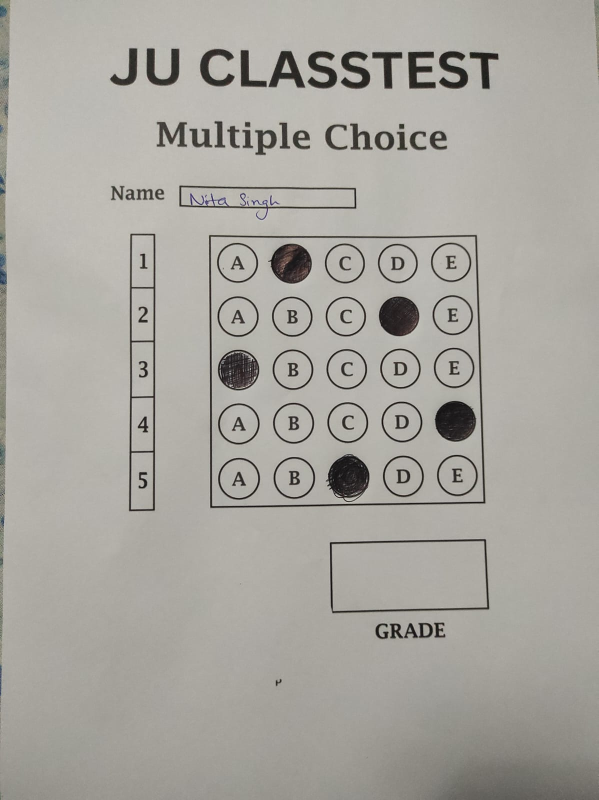
#> input picture img-1.jpeg, 1197 x 1600 px, given in place of the camera (shown at 1/2 size)
$ python OMR_Main.py
#> lines starting #> are read from the running program, lines starting #| are printed output that depends on the picture; after the words box and inside, x2 and y2 are one past the last pixel; in counts of white or black regions, pixels touching at a corner belong together
### utlis.py
import cv2
import numpy as np

## TO STACK ALL THE IMAGES IN ONE WINDOW
def stackImages(imgArray,scale,lables=[]):
    rows = len(imgArray)
    cols = len(imgArray[0])
    rowsAvailable = isinstance(imgArray[0], list)
    width = imgArray[0][0].shape[1]
    height = imgArray[0][0].shape[0]
    if rowsAvailable:
        for x in range ( 0, rows):
            for y in range(0, cols):
                imgArray[x][y] = cv2.resize(imgArray[x][y], (0, 0), None, scale, scale)
                if len(imgArray[x][y].shape) == 2: imgArray[x][y]= cv2.cvtColor( imgArray[x][y], cv2.COLOR_GRAY2BGR)
        imageBlank = np.zeros((height, width, 3), np.uint8)
        hor = [imageBlank]*rows
        hor_con = [imageBlank]*rows
        for x in range(0, rows):
            hor[x] = np.hstack(imgArray[x])
            hor_con[x] = np.concatenate(imgArray[x])
        ver = np.vstack(hor)
        ver_con = np.concatenate(hor)
    else:
        for x in range(0, rows):
            imgArray[x] = cv2.resize(imgArray[x], (0, 0), None, scale, scale)
            if len(imgArray[x].shape) == 2: imgArray[x] = cv2.cvtColor(imgArray[x], cv2.COLOR_GRAY2BGR)
        hor= np.hstack(imgArray)
        hor_con= np.concatenate(imgArray)
        ver = hor
    if len(lables) != 0:
        eachImgWidth= int(ver.shape[1] / cols)
        eachImgHeight = int(ver.shape[0] / rows)
        #print(eachImgHeight)
        for d in range(0, rows):
            for c in range (0,cols):
                cv2.rectangle(ver,(c*eachImgWidth,eachImgHeight*d),(c*eachImgWidth+len(lables[d][c])*13+27,30+eachImgHeight*d),(255,255,255),cv2.FILLED)
                cv2.putText(ver,lables[d][c],(eachImgWidth*c+10,eachImgHeight*d+20),cv2.FONT_HERSHEY_COMPLEX,0.7,(255,0,255),2)
    return ver

def reorder(myPoints):

    myPoints = myPoints.reshape((4, 2)) # REMOVE EXTRA BRACKET
    print(myPoints)
    myPointsNew = np.zeros((4, 1, 2), np.int32) # NEW MATRIX WITH ARRANGED POINTS
    add = myPoints.sum(1)
    print(add)
    print(np.argmax(add))
    myPointsNew[0] = myPoints[np.argmin(add)]  #[0,0]
    myPointsNew[3] =myPoints[np.argmax(add)]   #[w,h]
    diff = np.diff(myPoints, axis=1)
    myPointsNew[1] =myPoints[np.argmin(diff)]  #[w,0]
    myPointsNew[2] = myPoints[np.argmax(diff)] #[h,0]

    return myPointsNew

def rectContour(contours):

    rectCon = []
    max_area = 0
    for i in contours:
        area = cv2.contourArea(i)
        if area > 50:
            peri = cv2.arcLength(i, True)
            approx = cv2.approxPolyDP(i, 0.02 * peri, True)
            if len(approx) == 4:
                rectCon.append(i)
    rectCon = sorted(rectCon, key=cv2.contourArea,reverse=True)
    #print(len(rectCon))
    return rectCon

def getCornerPoints(cont):
    peri = cv2.arcLength(cont, True) # LENGTH OF CONTOUR
    approx = cv2.approxPolyDP(cont, 0.02 * peri, True) # APPROXIMATE THE POLY TO GET CORNER POINTS
    return approx

def splitBoxes(img):
    rows = np.vsplit(img,5)
    boxes=[]
    for r in rows:
        cols= np.hsplit(r,5)
        for box in cols:
            boxes.append(box)
    return boxes

def drawGrid(img,questions=5,choices=5):
    secW = int(img.shape[1]/questions)
    secH = int(img.shape[0]/choices)
    for i in range (0,9):
        pt1 = (0,secH*i)
        pt2 = (img.shape[1],secH*i)
        pt3 = (secW * i, 0)
        pt4 = (secW*i,img.shape[0])
        cv2.line(img, pt1, pt2, (255, 255, 0),2)
        cv2.line(img, pt3, pt4, (255, 255, 0),2)

    return img

def showAnswers(img,myIndex,grading,ans,questions=5,choices=5):
     secW = int(img.shape[1]/questions)
     secH = int(img.shape[0]/choices)

     for x in range(0,questions):
         myAns= myIndex[x]
         cX = (myAns * secW) + secW // 2
         cY = (x * secH) + secH // 2
         if grading[x]==1:
            myColor = (0,255,0)
            #cv2.rectangle(img,(myAns*secW,x*secH),((myAns*secW)+secW,(x*secH)+secH),myColor,cv2.FILLED)
            cv2.circle(img,(cX,cY),50,myColor,cv2.FILLED)
         else:
            myColor = (0,0,255)
            #cv2.rectangle(img, (myAns * secW, x * secH), ((myAns * secW) + secW, (x * secH) + secH), myColor, cv2.FILLED)
            cv2.circle(img, (cX, cY), 50, myColor, cv2.FILLED)

            # CORRECT ANSWER
            myColor = (0, 255, 0)
            correctAns = ans[x]
            cv2.circle(img,((correctAns * secW)+secW//2, (x * secH)+secH//2),
            20,myColor,cv2.FILLED)

### OMR_Main.py
import cv2
import numpy as np
import utlis


########################################################################
webCamFeed = True
pathImage = "2.jpg"
cap = cv2.VideoCapture(0)
cap.set(10,160)
heightImg = 700
widthImg  = 700
questions=5
choices=5
ans= [1,2,0,2,4]
########################################################################


count=0

while True:

    if webCamFeed:success, img = cap.read()
#> img is the input picture: shape (1600, 1197, 3); mean B, G, R 159.1, 165.5, 168.2
    else:img = cv2.imread(pathImage)
    img = cv2.resize(img, (widthImg, heightImg)) # RESIZE IMAGE
#> img: shape (700, 700, 3)
    imgFinal = img.copy()
    imgBlank = np.zeros((heightImg,widthImg, 3), np.uint8)
    imgGray = cv2.cvtColor(img, cv2.COLOR_BGR2GRAY) # CONVERT IMAGE TO GRAY SCALE
    imgBlur = cv2.GaussianBlur(imgGray, (5, 5), 1) # ADD GAUSSIAN BLUR
    imgCanny = cv2.Canny(imgBlur,10,70) # APPLY CANNY
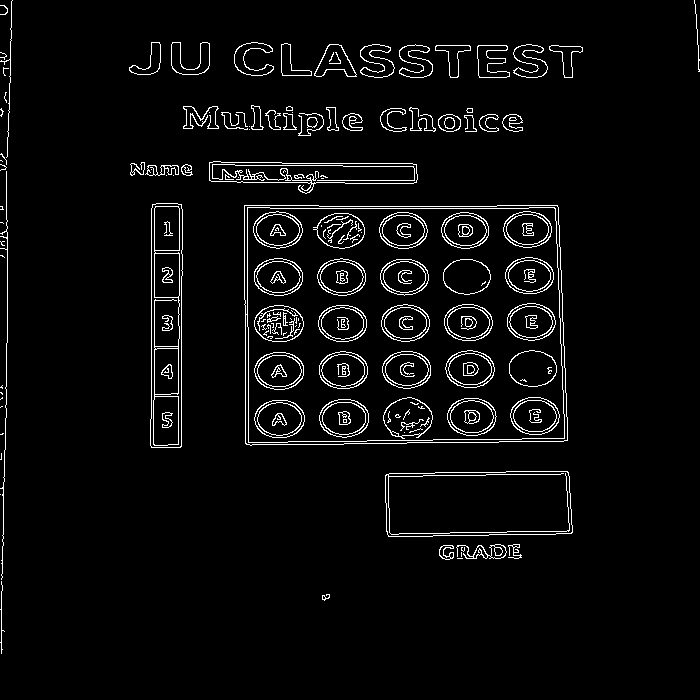
#> imgCanny: shape (700, 700); 4% white in thin lines or dots

    try:
        ## FIND ALL COUNTOURS
        imgContours = img.copy() # COPY IMAGE FOR DISPLAY PURPOSES
        imgBigContour = img.copy() # COPY IMAGE FOR DISPLAY PURPOSES
        contours, hierarchy = cv2.findContours(imgCanny, cv2.RETR_EXTERNAL, cv2.CHAIN_APPROX_NONE) # FIND ALL CONTOURS
#> contours = 72 contours, 39 with area under 20; largest, box (x1, y1, x2, y2) and area: (244, 205, 568, 446) 75388, (385, 471, 573, 537) 11584, (150, 203, 183, 448) 7397, (209, 161, 418, 194) 4076, (314, 44, 357, 77) 742
        cv2.drawContours(imgContours, contours, -1, (0, 255, 0), 10) # DRAW ALL DETECTED CONTOURS
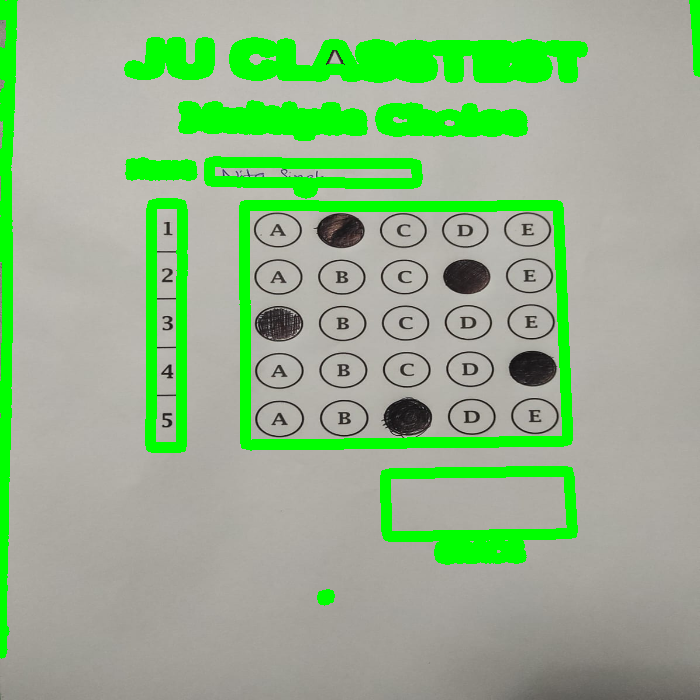
#> imgContours: shape (700, 700, 3); mean B, G, R 140.1, 179.7, 148.1
        rectCon = utlis.rectContour(contours) # FILTER FOR RECTANGLE CONTOURS
#> the loop in rectContour, `for i in contours:` made 72 passes
#> (area, peri, approx) on passes 10, 21, 22: (11584, 494.6, [[568, 472], [389, 473], [386, 531], [571, 533]]), (75388, 1117.1, [[244, 205], [246, 444], [567, 440], [557, 205]]), (7397, 549, [[156, 203], [150, 445], [180, 447], [182, 209]])
#> after the loop in rectContour, `for i in contours:`: rectCon = 3 contours; box (x1, y1, x2, y2) and area: (244, 205, 568, 446) 75388, (385, 471, 573, 537) 11584, (150, 203, 183, 448) 7397
        biggestPoints= utlis.getCornerPoints(rectCon[0]) # GET CORNER POINTS OF THE BIGGEST RECTANGLE
#> in getCornerPoints, `peri = cv2.arcLength(cont, True)`: peri = 1117.1
#> in getCornerPoints, `approx = cv2.approxPolyDP(cont, 0.02 * peri, True)`: approx = [[244, 205], [246, 444], [567, 440], [557, 205]]
#> biggestPoints = [[244, 205], [246, 444], [567, 440], [557, 205]]
        gradePoints = utlis.getCornerPoints(rectCon[1]) # GET CORNER POINTS OF THE SECOND BIGGEST RECTANGLE
#> gradePoints = [[568, 472], [389, 473], [386, 531], [571, 533]]


        if biggestPoints.size != 0 and gradePoints.size != 0:

            # BIGGEST RECTANGLE WARPING
            biggestPoints=utlis.reorder(biggestPoints) # REORDER FOR WARPING
#> in reorder, `myPoints = myPoints.reshape((4, 2))`: myPoints = [[244, 205], [246, 444], [567, 440], [557, 205]]
#| [[244 205]
#|  [246 444]
#|  [567 440]
#|  [557 205]]
#> in reorder, `add = myPoints.sum(1)`: add = [449, 690, 1007, 762]
#| [ 449  690 1007  762]
#| 2
#> in reorder, `diff = np.diff(myPoints, axis=1)`: diff = [-39, 198, -127, -352]
#> biggestPoints = [[244, 205], [557, 205], [246, 444], [567, 440]]
            cv2.drawContours(imgBigContour, biggestPoints, -1, (0, 255, 0), 20) # DRAW THE BIGGEST CONTOUR
#> imgBigContour: shape (700, 700, 3); mean B, G, R 158.6, 165.7, 167.8
            pts1 = np.float32(biggestPoints) # PREPARE POINTS FOR WARP
#> pts1 = [[244, 205], [557, 205], [246, 444], [567, 440]]
            pts2 = np.float32([[0, 0],[widthImg, 0], [0, heightImg],[widthImg, heightImg]]) # PREPARE POINTS FOR WARP
            matrix = cv2.getPerspectiveTransform(pts1, pts2) # GET TRANSFORMATION MATRIX
#> matrix = [[2.22, -0.0186, -538.3], [1.88e-16, 3.03, -622.2], [-5.26e-05, 0.000111, 1]]
            imgWarpColored = cv2.warpPerspective(img, matrix, (widthImg, heightImg)) # APPLY WARP PERSPECTIVE

            # SECOND BIGGEST RECTANGLE WARPING
            cv2.drawContours(imgBigContour, gradePoints, -1, (255, 0, 0), 20) # DRAW THE BIGGEST CONTOUR
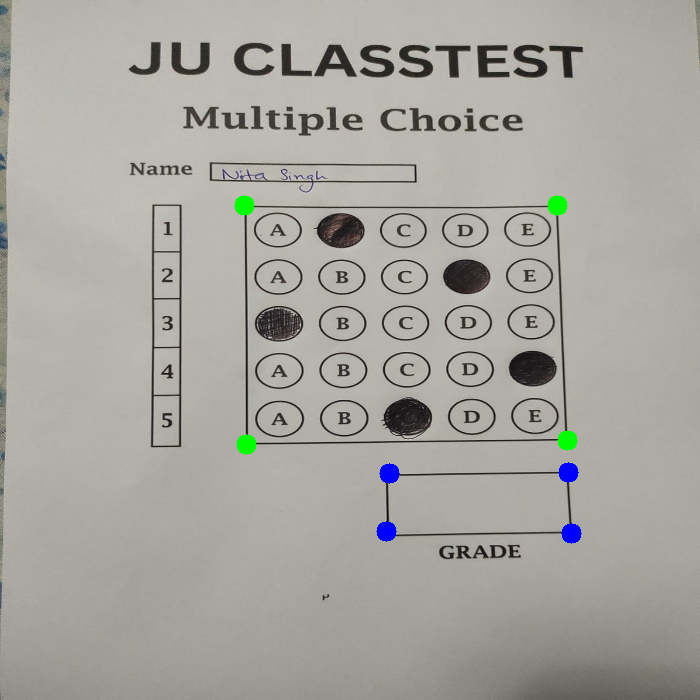
#> imgBigContour: shape (700, 700, 3); mean B, G, R 158.9, 165.3, 167.4
            gradePoints = utlis.reorder(gradePoints) # REORDER FOR WARPING
#| [[568 472]
#|  [389 473]
#|  [386 531]
#|  [571 533]]
#| [1040  862  917 1104]
#| 3
#> gradePoints = [[389, 473], [568, 472], [386, 531], [571, 533]]
            ptsG1 = np.float32(gradePoints)  # PREPARE POINTS FOR WARP
#> ptsG1 = [[389, 473], [568, 472], [386, 531], [571, 533]]
            ptsG2 = np.float32([[0, 0], [325, 0], [0, 150], [325, 150]])  # PREPARE POINTS FOR WARP
            matrixG = cv2.getPerspectiveTransform(ptsG1, ptsG2)# GET TRANSFORMATION MATRIX
#> matrixG = [[3.1, 0.16, -1282.2], [0.0243, 4.34, -2063.2], [0.000464, 0.00094, 1]]
            imgGradeDisplay = cv2.warpPerspective(img, matrixG, (325, 150)) # APPLY WARP PERSPECTIVE

            # APPLY THRESHOLD
            imgWarpGray = cv2.cvtColor(imgWarpColored,cv2.COLOR_BGR2GRAY) # CONVERT TO GRAYSCALE
            imgThresh = cv2.threshold(imgWarpGray, 170, 255,cv2.THRESH_BINARY_INV )[1] # APPLY THRESHOLD AND INVERSE
#> imgThresh: shape (700, 700); 28.5% white; 98 white regions (50 under 20 px), largest, box (x1, y1, x2, y2) and area: (0, 0, 700, 700) 29448, (568, 431, 687, 544) 10150, (151, 22, 267, 131) 9436

            boxes = utlis.splitBoxes(imgThresh) # GET INDIVIDUAL BOXES
#> in splitBoxes, `rows = np.vsplit(img,5)`: rows = 5 items
#> the loop in splitBoxes, `for r in rows:` made 5 passes
#> after the loop in splitBoxes, `for r in rows:`: boxes = 25 items
#> boxes = 25 items
            cv2.imshow("Split Test ", boxes[3])
            countR=0
            countC=0
            myPixelVal = np.zeros((questions,choices)) # TO STORE THE NON ZERO VALUES OF EACH BOX
            for image in boxes:
                #cv2.imshow(str(countR)+str(countC),image)
                totalPixels = cv2.countNonZero(image)
                myPixelVal[countR][countC]= totalPixels
                countC += 1
                if (countC==choices):countC=0;countR +=1
#> this loop made 25 passes
#> totalPixels on passes 1 to 8: 5192, 10667, 4657, 4872, 5430, 4285, 3457, 3145
#> after the loop, countC = 0; countR = 5; myPixelVal = [[5192, 10667, 4657, 4872, 5430], [4285, 3457, 3145, 9290, 4288], [10261, 3538, 3269, 3633, 4550], [4411, 3530, 3337, 3766, 10990], [5410, 4630, 11691, 5244, 5933]]

            # FIND THE USER ANSWERS AND PUT THEM IN A LIST
            myIndex=[]
            for x in range (0,questions):
                arr = myPixelVal[x]
                myIndexVal = np.where(arr == np.amax(arr))
                myIndex.append(myIndexVal[0][0])
#> this loop made 5 passes
#> (arr, myIndexVal) on passes 1 to 5: ([5192, 10667, 4657, 4872, 5430], ([1],)), ([4285, 3457, 3145, 9290, 4288], ([3],)), ([10261, 3538, 3269, 3633, 4550], ([0],)), ([4411, 3530, 3337, 3766, 10990], ([4],)), ([5410, 4630, 11691, 5244, 5933], ([2],))
#> after the loop, myIndex = [1, 3, 0, 4, 2]
            #print("ANSWERS",myIndex)

            # COMPARE THE VALUES TO FIND THE CORRECT ANSWERS
            grading=[]
            for x in range(0,questions):
                if ans[x] == myIndex[x]:
                    grading.append(1)
                else:grading.append(0)
#> after the loop, grading = [1, 0, 1, 0, 0]
            #print("GRADING",grading)
            score = (sum(grading)/questions)*100 # FINAL GRADE
#> score = 40
            #print("SCORE",score)

            # DISPLAYING ANSWERS
            utlis.showAnswers(imgWarpColored,myIndex,grading,ans) # DRAW DETECTED ANSWERS
#> the loop in showAnswers, `for x in range(0,questions):` made 5 passes
#> (myAns, cX) on passes 1 to 5: (1, 210), (3, 490), (0, 70), (4, 630), (2, 350)
            utlis.drawGrid(imgWarpColored) # DRAW GRID
#> after the loop in drawGrid, `for i in range (0,9):`:
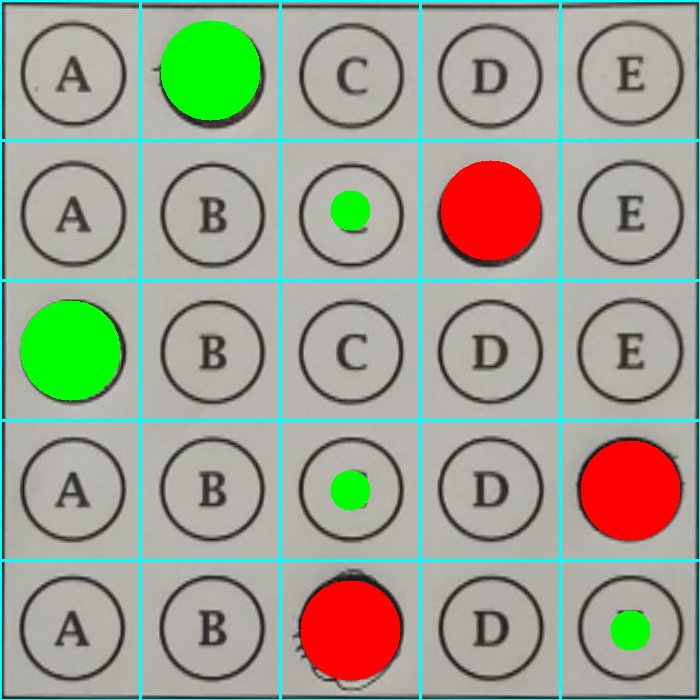
#> img: shape (700, 700, 3); mean B, G, R 147.6, 162.9, 156.4
            imgRawDrawings = np.zeros_like(imgWarpColored) # NEW BLANK IMAGE WITH WARP IMAGE SIZE
            utlis.showAnswers(imgRawDrawings, myIndex, grading, ans) # DRAW ON NEW IMAGE
#> call 2 of showAnswers, with questions = 5, choices = 5
#> the loop in showAnswers (call 2), `for x in range(0,questions):` made 5 passes
#> after the loop in showAnswers (call 2), `for x in range(0,questions):`:
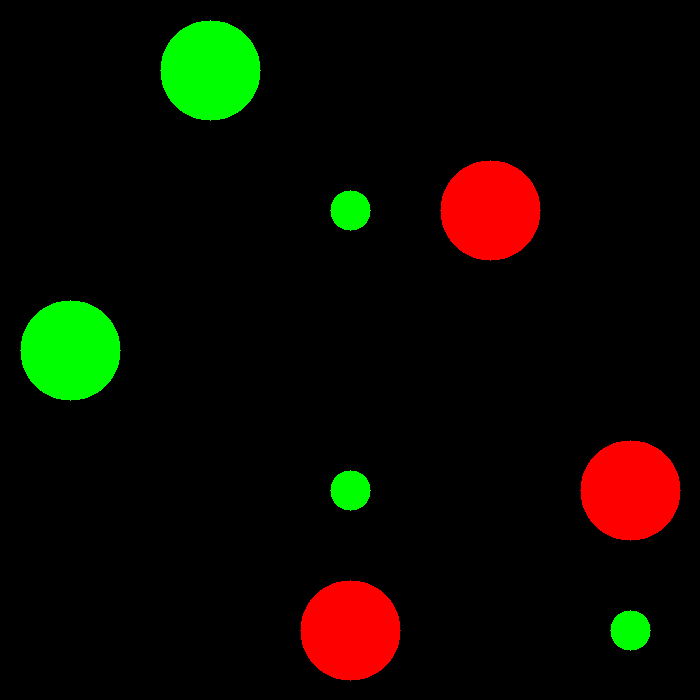
#> img: shape (700, 700, 3); mean B, G, R 0, 10.1, 12.2
            invMatrix = cv2.getPerspectiveTransform(pts2, pts1) # INVERSE TRANSFORMATION MATRIX
#> invMatrix = [[0.46, -0.00608, 244], [0.00486, 0.325, 205], [2.37e-05, -3.63e-05, 1]]
            imgInvWarp = cv2.warpPerspective(imgRawDrawings, invMatrix, (widthImg, heightImg)) # INV IMAGE WARP

            # DISPLAY GRADE
            imgRawGrade = np.zeros_like(imgGradeDisplay,np.uint8) # NEW BLANK IMAGE WITH GRADE AREA SIZE
            cv2.putText(imgRawGrade,str(int(score))+"%",(70,100)
                        ,cv2.FONT_HERSHEY_COMPLEX,3,(0,255,255),3) # ADD THE GRADE TO NEW IMAGE
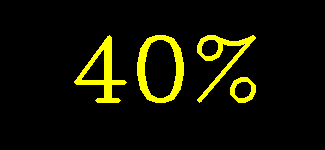
#> imgRawGrade: shape (150, 325, 3); mean of channels 0, 1, 2 0, 17.5, 17.5; drawn as B, G, R
            invMatrixG = cv2.getPerspectiveTransform(ptsG2, ptsG1) # INVERSE TRANSFORMATION MATRIX
#> invMatrixG = [[0.467, -0.101, 389], [-0.073, 0.275, 473], [-0.000148, -0.000211, 1]]
            imgInvGradeDisplay = cv2.warpPerspective(imgRawGrade, invMatrixG, (widthImg, heightImg)) # INV IMAGE WARP

            # SHOW ANSWERS AND GRADE ON FINAL IMAGE
            imgFinal = cv2.addWeighted(imgFinal, 1, imgInvWarp, 1,0)
            imgFinal = cv2.addWeighted(imgFinal, 1, imgInvGradeDisplay, 1,0)

            # IMAGE ARRAY FOR DISPLAY
            imageArray = ([img,imgGray,imgCanny,imgContours],
                          [imgBigContour,imgThresh,imgWarpColored,imgFinal])
            cv2.imshow("Final Result", imgFinal)
    except:
        imageArray = ([img,imgGray,imgCanny,imgContours],
                      [imgBlank, imgBlank, imgBlank, imgBlank])

    # LABELS FOR DISPLAY
    lables = [["Original","Gray","Edges","Contours"],
              ["Biggest Contour","Threshold","Warpped","Final"]]

    stackedImage = utlis.stackImages(imageArray,0.5,lables)
#> in stackImages, `rows = len(imgArray)`: rows = 2
#> in stackImages, `cols = len(imgArray[0])`: cols = 4
#> in stackImages, `rowsAvailable = isinstance(imgArray[0], list)`: rowsAvailable = True
#> in stackImages, `hor = [imageBlank]*rows`: hor = 2 items
#> in stackImages, `eachImgWidth= int(ver.shape[1] / cols)`: eachImgWidth = 350
#> after the loop in stackImages, `for d in range(0, rows):`:
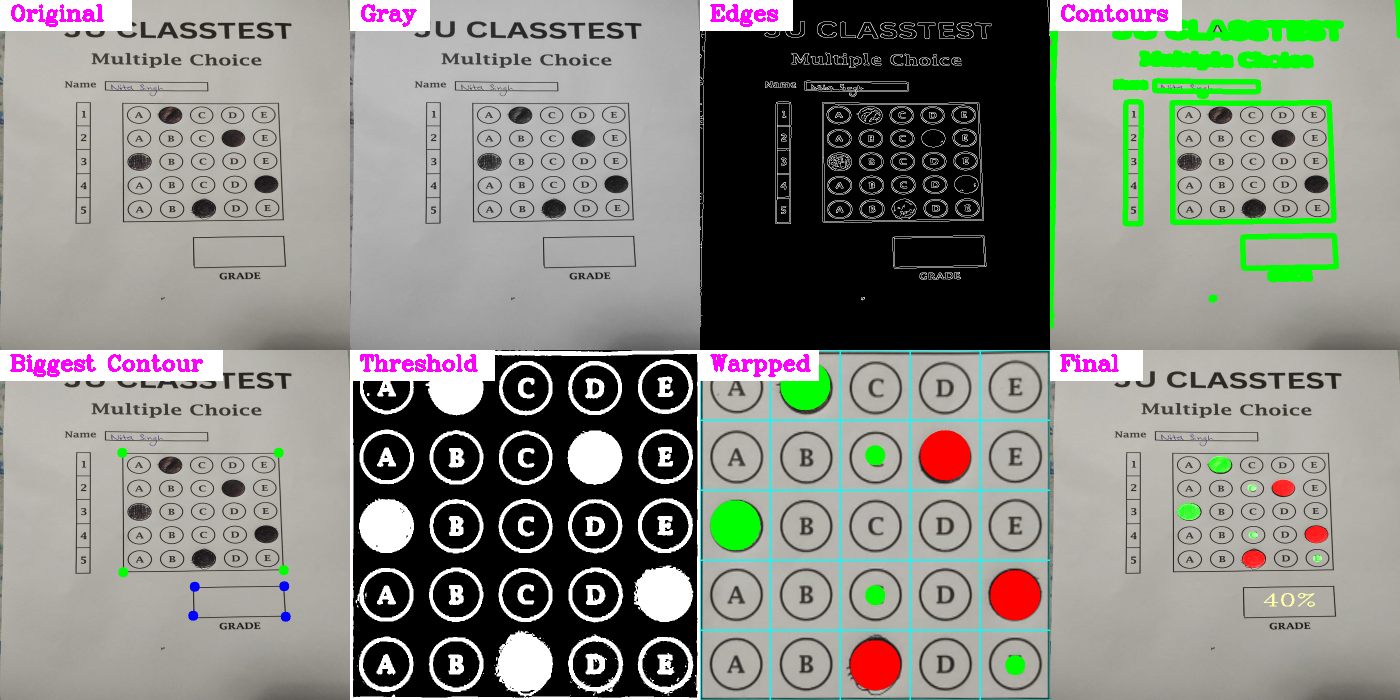
#> ver: shape (700, 1400, 3); mean of channels 0, 1, 2 130.5, 137.6, 136.1; drawn as B, G, R
    # cv2.imshow("Result",stackedImage)

    # SAVE WHEN 's' key is pressed
    if cv2.waitKey(1) & 0xFF == ord('s'):
#> (key Esc is pressed here)
        cv2.imwrite("myImage" + str(count) + ".jpg", imgFinal)
        cv2.rectangle(stackedImage, ((int(stackedImage.shape[1] / 2) - 230), int(stackedImage.shape[0] / 2) + 50),
                      (1100, 350), (0, 255, 0), cv2.FILLED)
        cv2.putText(stackedImage, "Scan Saved", (int(stackedImage.shape[1] / 2) - 200, int(stackedImage.shape[0] / 2)),
                    cv2.FONT_HERSHEY_DUPLEX, 3, (0, 0, 255), 5, cv2.LINE_AA)
        cv2.imshow('Result', stackedImage)
        cv2.waitKey(300)
        count += 1
